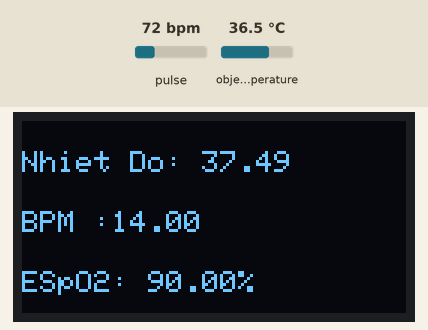
Simulated run of this sketch. Board: ESP32. On the bench: 128×64 one-colour display. The test bench sets the inputs (shaded band); at power-on: pulse 72 bpm, object temperature 36.5 °C. The display library's start-up logo is not drawn; nothing arrives over Bluetooth unless stated; a phone connects over Bluetooth LE 3 s after start; what the sketch prints to the serial monitor is not drawn.

Above: at 4.3 s.
4.4 s: pulse set to 42 bpm
At 7.1 s:
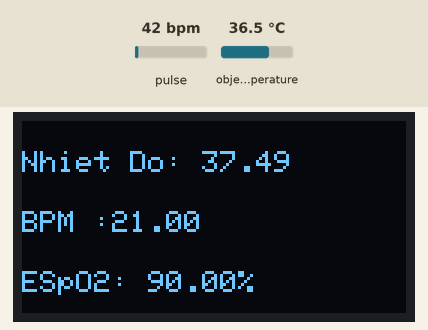
8.5 s: object temperature set to 20 °C
At 11.2 s:
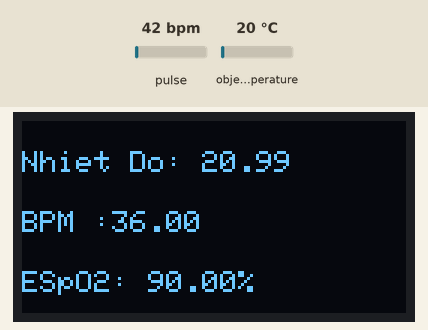
11.9 s: pulse set to 70 bpm
At 15.3 s:
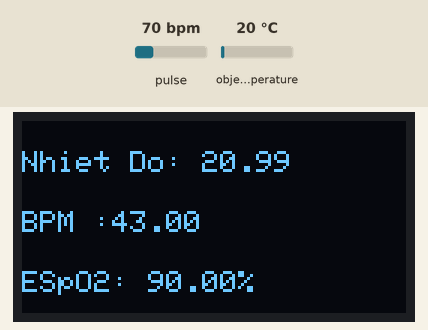
16.0 s: object temperature set to 26 °C
At 25.0 s:
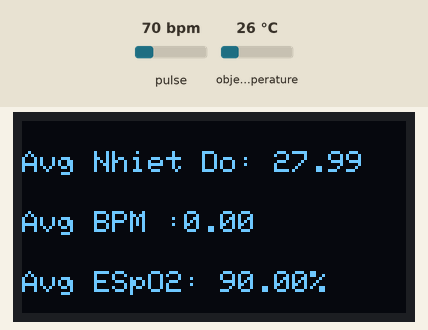
Timing chart, 0 to 25.3 s (numbered marks = the images above; inputs shaded):
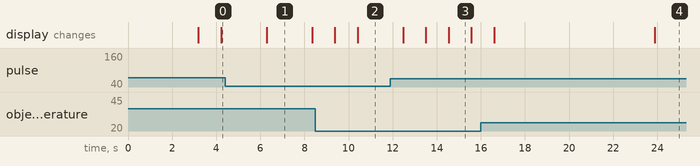

The sketch:

CompletedBluetooth.ino
```cpp
#include <Wire.h>
#include <Adafruit_GFX.h>    //OLED libraries
#include <Adafruit_SSD1306.h> //OLED libraries
#include <Adafruit_MLX90614.h> //Cảm biến nhiệt độ
#include "MAX30105.h"           //MAX3010x library
#include "heartRate.h"          //Heart rate calculating algorithm
#include "ESP32Servo.h"
//Bluetooth
#include <Arduino.h>
#include <BLEDevice.h>
#include <BLEServer.h>
#include <BLEUtils.h>

// BLE SECTION
BLEServer *pServer = NULL;
BLECharacteristic *message_characteristic = NULL;

#define SERVICE_UUID "4fafc201-1fb5-459e-8fcc-c5c9c331914b"
#define MESSAGE_CHARACTERISTIC_UUID "6d68efe5-04b6-4a85-abc4-c2670b7bf7fd"

class MyServerCallbacks : public BLEServerCallbacks
{
  void onConnect(BLEServer *pServer)
  {
    Serial.println("Connected");
  };

  void onDisconnect(BLEServer *pServer)
  {
    Serial.println("Disconnected");
  }
};

// MAX30105 sensor and MLX90614 temperature sensor
MAX30105 particleSensor;
Adafruit_MLX90614 mlx = Adafruit_MLX90614();

// Variables for heart rate and SpO2 calculations
const int RATE_SIZE = 4;
byte rates[RATE_SIZE];
byte rateSpot = 0;
long lastBeat = 0;
float beatsPerMinute;
int beatAvg;

double avered = 0;
double aveir = 0;
double sumirrms = 0;
double sumredrms = 0;

double SpO2 = 0;
double ESpO2 = 90.0;
double FSpO2 = 0.7;
double frate = 0.95;

int i = 0;
int Num_Readings = 30;// Number of readings for SpO2 averaging

// Constants for readability
#define FINGER_ON 7000
#define MINIMUM_SPO2 90.0

// OLED display settings
#define SCREEN_WIDTH 128
#define SCREEN_HEIGHT 64
#define OLED_RESET    -1
Adafruit_SSD1306 display(SCREEN_WIDTH, SCREEN_HEIGHT, &Wire, OLED_RESET); //Declaring the display name (display)


// SetUp For Avg
unsigned long startTime;
float totalTemperature = 0;
float totalBPM = 0;
double totalSpO2 = 0;
int numTemReadings = 0;
int numBpmReadings = 0;
int numSpO2Readings = 0;


void setup() {
  Serial.begin(9600);
  Serial.println("System Start");
  display.begin(SSD1306_SWITCHCAPVCC, 0x3C); //Start the OLED display
  display.display();
  delay(3000);

  if (!particleSensor.begin(Wire, I2C_SPEED_FAST)) //Use default I2C port, 400kHz speed
  {
    Serial.println("Not Found MAX30102");
    while (1);
  }
  //Tùy Chọn
  byte ledBrightness = 0x7F; //亮度建議=127, Options: 0=Off to 255=50mA
  byte sampleAverage = 4; //Options: 1, 2, 4, 8, 16, 32
  byte ledMode = 2; //Options: 1 = Red only(心跳), 2 = Red + IR(血氧)
  int sampleRate = 800; //Options: 50, 100, 200, 400, 800, 1000, 1600, 3200
  int pulseWidth = 215; //Options: 69, 118, 215, 411
  int adcRange = 16384; //Options: 2048, 4096, 8192, 16384

  // Set up the wanted parameters
  particleSensor.setup(ledBrightness, sampleAverage, ledMode, sampleRate, pulseWidth, adcRange); //Configure sensor with these settings
  particleSensor.enableDIETEMPRDY();
  particleSensor.setPulseAmplitudeRed(0x0A); //Turn Red LED to low to indicate sensor is running
  particleSensor.setPulseAmplitudeGreen(0); //Turn off Green LED

  mlx.begin(); // Bật cảm biến nhiệt độ
  startTime = millis(); // Lưu lại thời gian bắt đầu đo

  // Setting BlueTooth
  // Create the BLE Device
  BLEDevice::init("BLEExample");
  // Create the BLE Server
  pServer = BLEDevice::createServer();
  pServer->setCallbacks(new MyServerCallbacks());
  // Create the BLE Service
  BLEService *pService = pServer->createService(SERVICE_UUID);
  delay(100);

  // Create a BLE Characteristic
  message_characteristic = pService->createCharacteristic(
      MESSAGE_CHARACTERISTIC_UUID,
      BLECharacteristic::PROPERTY_READ |
          BLECharacteristic::PROPERTY_NOTIFY);

  // Start the BLE service
  pService->start();

  // Start advertising
  pServer->getAdvertising()->start();

  Serial.println("Waiting for a client connection to notify...");
}


void loop() {
  long irValue = particleSensor.getIR();   // Kiểm tra xem có ngón tay trên cảm biến hay ko
  // Kiểm tra xem ngón tay có trên cảm biến hay ko ( irValue > 7000)
  if (irValue > FINGER_ON ) {
    float temperature = readTemperature();
    float avgBeat = calculateAvgHeartBeat(irValue);
    double spO2 = calculateSpO2();

    //In ra Serial
    // printSerial(irValue, temperature, avgBeat, spO2);

    if(temperature != NULL){
      totalTemperature += temperature;
      numTemReadings++;
      Serial.print("temperature:" + String(temperature));
      Serial.println();
    }

    if(avgBeat != NULL){
      totalBPM += avgBeat;
      numBpmReadings++;
      Serial.print("avgBeat:" + String(avgBeat));
      Serial.println();
    }

    if(spO2 < 90.0)
      totalSpO2 += 90.0;
    else
      totalSpO2 += spO2;
    numSpO2Readings++;

    // Display data on OLED
    display.clearDisplay();
    display.setTextSize(1);
    display.setTextColor(WHITE);

    display.setCursor(0, 10);
    display.print("Nhiet Do: "); display.print(temperature);
    display.setCursor(0, 30);
    display.print("BPM :"); display.print(avgBeat);
    display.setCursor(0, 50);
    display.print("ESpO2: "); display.print(String(ESpO2) + "%");
    display.display();
  }

  // Handle no finger detected case
  else {
    for (byte rx = 0 ; rx < RATE_SIZE ; rx++) rates[rx] = 0;
    beatAvg = 0;
    avered = 0; aveir = 0; sumirrms = 0; sumredrms = 0; rateSpot = 0;
    SpO2 = 0; ESpO2 = 90.0;

    display.clearDisplay();
    display.setTextSize(2);
    display.setTextColor(WHITE);
    display.setCursor(30, 5);
    display.println("Finger");
    display.setCursor(30, 35);
    display.println("Please");
    display.display();
  }

  unsigned long currentTime = millis();
  if (currentTime - startTime >= 20000) {
    // Tính toán giá trị trung bình
    float avgTemperature = totalTemperature / numTemReadings;
    float avgBPM = 0;
    if(numBpmReadings != 0)
      float avgBPM = totalBPM / numBpmReadings;
    double avgSpO2 = totalSpO2 / numSpO2Readings;
    Serial.print("========================Finish Monitor=========================");
    Serial.print("numBpmReadings:" + String(numBpmReadings));

    display.clearDisplay();
    display.setTextSize(1);
    display.setTextColor(WHITE);
    display.setCursor(0, 10);
    display.print("Avg Nhiet Do: "); display.print(avgTemperature);
    display.setCursor(0, 30);
    display.print("Avg BPM :"); display.print(avgBPM);
    display.setCursor(0, 50);
    display.print("Avg ESpO2: "); display.print(String(avgSpO2) + "%");
    display.display();

    String message = "avgTemperature = " + String(avgTemperature) +
                 " | avgBPM = " + String(avgBPM) +
                 " | avgSpO2 = " + String(avgSpO2) + "%";

    message_characteristic->setValue(message.c_str());
    message_characteristic->notify();
    Serial.print(message.c_str());

    while (true) {
      delay(1000);
    }
  }
  delay(1000);
  particleSensor.nextSample();
}


float calculateAvgHeartBeat(long irValue){
  if (checkForBeat(irValue) == true) {
      //Calculate beatsPerMinute
      long delta = millis() - lastBeat;
      lastBeat = millis();
      beatsPerMinute = 60 / (delta / 1000.0);

      if (beatsPerMinute < 255 && beatsPerMinute > 20) {
        rates[rateSpot++] = (byte)beatsPerMinute;
        rateSpot %= RATE_SIZE;

        beatAvg = 0;
        for (byte x = 0; x < RATE_SIZE; x++)
          beatAvg += rates[x];
        beatAvg /= RATE_SIZE;
      }
    }
    return beatAvg;
}

float readTemperature(){
  float temperature  = mlx.readObjectTempC() + 1.0;
  return temperature ;
}

double calculateSpO2() {
  uint32_t ir, red ;
  double fred, fir;
  if (particleSensor.available()) {
    i++;
    ir = particleSensor.getFIFOIR(); //Đọc Hồng ngoại
    red = particleSensor.getFIFORed(); //Đọc Đèn đỏ

    fir = (double)ir;
    fred = (double)red;

    aveir = aveir * frate + (double)ir * (1.0 - frate); //average IR level by low pass filter
    avered = avered * frate + (double)red * (1.0 - frate);//average red level by low pass filter
    sumirrms += (fir - aveir) * (fir - aveir);//square sum of alternate component of IR level
    sumredrms += (fred - avered) * (fred - avered);


    if (i % Num_Readings == 0) {
      double R = (sqrt(sumirrms) / aveir) / (sqrt(sumredrms) / avered);
      SpO2 = -23.3 * (R - 0.4) + 100;
      ESpO2 = FSpO2 * ESpO2 + (1.0 - FSpO2) * SpO2;
      if (ESpO2 <= MINIMUM_SPO2) ESpO2 = MINIMUM_SPO2;
      if (ESpO2 > 100) ESpO2 = 99.9;

      sumredrms = 0.0;
      sumirrms = 0.0;
      SpO2 = 0;
      i = 0;
    }
  }

  return ESpO2;
}

void printSerial(long irValue, float temperature, float avgBeat, double spO2){
  Serial.print("irValue: " + String(irValue));
  Serial.print("Nhiet Do: " + String(temperature));
  Serial.print(", Bpm:" + String(avgBeat));
  if (avgBeat > 0)
    Serial.print(", SPO2:" + String(ESpO2));
  else
    Serial.print(", SPO2:" + String(ESpO2));

  Serial.println();
}
```

Measured:
- after the input at 8.5 s, the display: first changes after 0.88 s (image 2 shows a later state)
- what the display in image 1 shows lasts 2.0 s, from 6.3 s to 8.3 s
- what the display in image 3 shows lasts 1.1 s, from 14.5 s to 15.6 s
